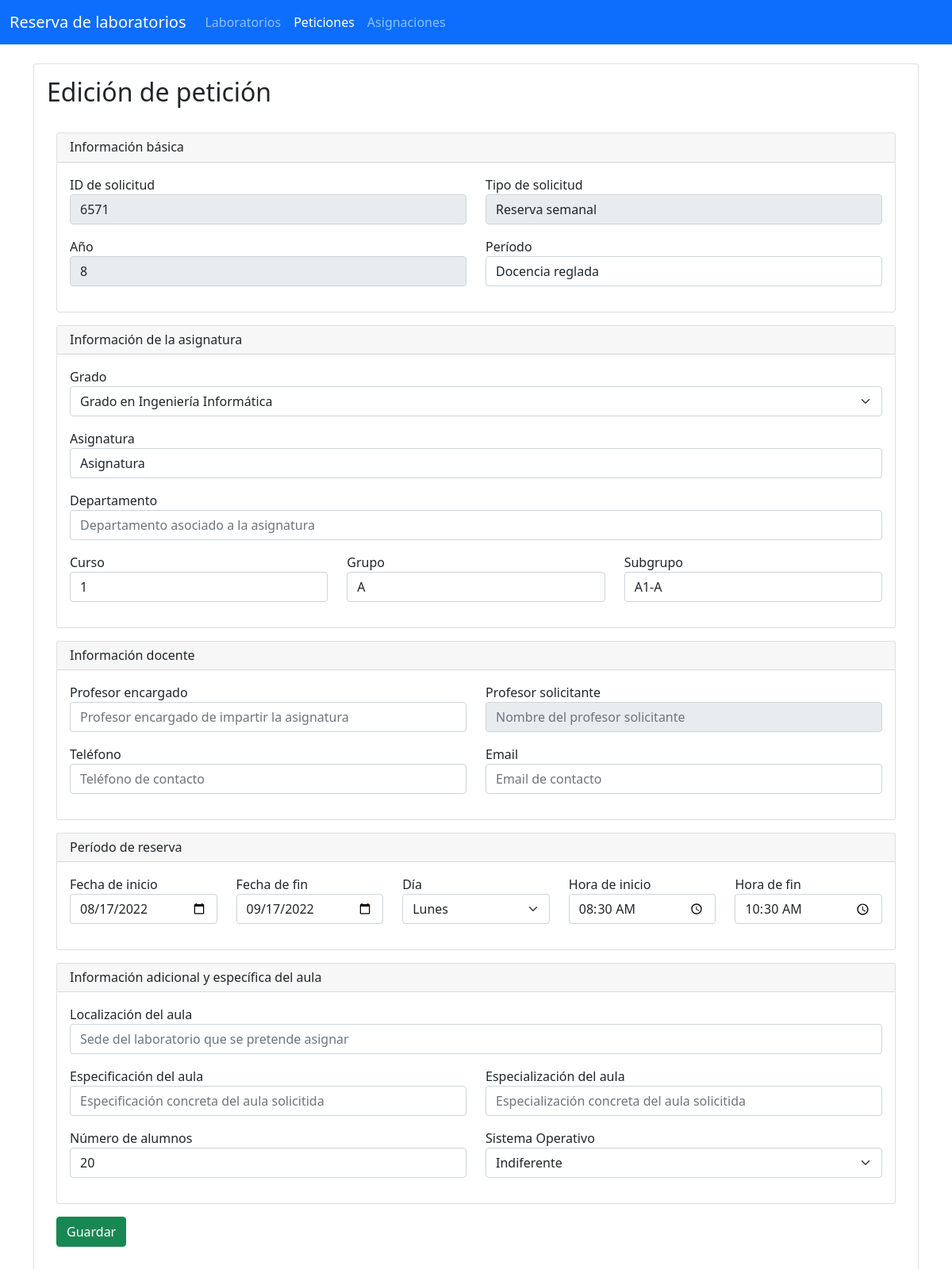
/requests/editRequest/17146f5c72534c3bae4ac899ec1d769e, run on the app's committed database.
### Aplicaciones/request_class/models.py (models this page shows, shortened)
class RequestClass(models.Model):
    key = models.UUIDField(primary_key=True, default=uuid.uuid4, help_text="ID unique for the request")
    code = models.IntegerField(default=0000)
    typ =  models.CharField(max_length=100)
    preference = models.CharField(max_length=100)
    location = models.CharField(max_length=150)
    specification = models.CharField(max_length=100)
    num_alum = models.IntegerField(default=0)
    s_o = models.CharField(max_length=20)
    specialization = models.CharField(max_length=100)
    start_date = models.DateField()
    end_date = models.DateField()
    start_hour = models.TimeField()
    end_hour = models.TimeField()
    alternative_day = models.CharField(max_length=50)
    sender = models.ForeignKey(Teacher, on_delete=models.CASCADE,null=False, related_name='%(class)s_requests_sender')
    imparter = models.ForeignKey(Teacher, on_delete=models.CASCADE,related_name='%(class)s_requests_teacher')
    per = models.ForeignKey(Period, on_delete=models.CASCADE)
    s_g = models.ForeignKey(SmallGroup, on_delete=models.CASCADE)

### Aplicaciones/period/models.py (models this page shows, shortened)
class Period(models.Model):
    id = models.UUIDField(primary_key=True, default=uuid.uuid4, help_text="ID unique for the period")
    year = models.CharField(max_length=4)
    typ = models.CharField(max_length=100, help_text="Cuatrimestre, examanes...")

### Aplicaciones/small_group/models.py (models this page shows, shortened)
class SmallGroup(models.Model):
    id = models.UUIDField(primary_key=True, default=uuid.uuid4, help_text="ID unique for the small group")
    subject = models.CharField(max_length=100)
    grade =  models.IntegerField(default=5)
    letter = models.CharField(max_length=1)
    code = models.CharField(max_length=4)
    degree= models.CharField(max_length=100)

### Aplicaciones/request_class/views.py (the view)
# urls.py: path('editRequest/<key>', views.editRequest),
def editRequest(request, key):
    request_class = RequestClass.objects.get(key=key)
    return render(request, "editRequest.html", {"r": request_class, request_class.s_o + "_sel": "selected",
                                                request_class.s_g.degree[-3] + "_sel": "selected", request_class.alternative_day[0:2] + "_sel": "selected"})

### Aplicaciones/request_class/templates/editRequest.html (shortened to what this page needs)
{% extends "./plantilla.html" %}
{% block navbar_peticiones %} active {% endblock %}
{% block body %}
<br>
<div>
    <div class="card mb-3">
        <div class="card-body">
            <h2>Edición de petición</h2>
            <div class="container py-4">
                <form action="updateRequest/" method="POST"> {% csrf_token %}
                    <div class="card mb-3">
                        <h6 class="card-header">Información básica</h6>
                        <div class="card-body">
                            <div class="row mb-3">
                                <div class="col">
                                    <label for="code_request">ID de solicitud</label>
                                    <input type="number" id="code_request" name="code_request" class="form-control"
                                        readonly value="{{r.code}}">
                                </div>
                                <div class="col">
                                    <label for="typ">Tipo de solicitud</label>
                                    <input type="text" id="typ" name="typ" value="{{r.typ}}" readonly
                                        class="form-control">
                                </div>
                            </div>
                            <div class="row mb-3">
                                <div class="col">
                                    <label for="year">Año</label>
                                    <input type="text" id="year" name="year" class="form-control" readonly
                                        value="{{r.per.year}}">
                                </div>
                                <div class="col">
                                    <label for="name_period">Período</label>
                                    <input type="text" id="name_period" name="name_period" value="{{r.per.typ}}"
                                        class="form-control">
                                </div>
                            </div>
                        </div>
                    </div>
                    <div class="card mb-3">
                        <h6 class="card-header">Información de la asignatura</h6>
                        <div class="card-body">
                            <div class="form-group mb-3">
                                <label for="degree">Grado</label>
                                <select class="form-select" name="degree" id="degree">
                                    <option value="Grado en Ingeniería Informática" {{ica_sel}}>Grado en Ingeniería
                                        Informática
                                    </option>
                                </select>
                            </div>
                            <div class="form-group mb-3">
                                <label for="subject">Asignatura</label>
                                <input type="text" id="subject" name="subject" class="form-control"
                                    placeholder="Nombre de la asignatura que imparte" value="{{r.s_g.subject}}"
                                    required>
                            </div>
                            <div class="form-group mb-3">
                                <label for="department">Departamento</label>
                                <input type="text" id="department" name="department" class="form-control"
                                    placeholder="Departamento asociado a la asignatura"
                                    value="{{r.imparter.department}}" required>
                            </div>
                            <div class="row mb-3">
                                <div class="col">
                                    <label for="grade">Curso</label>
                                    <input type="number" id="grade" name="grade" class="form-control"
                                        placeholder="Número de curso" min="1" max="4" required value="{{r.s_g.grade}}">
                                </div>
                                <div class="col">
                                    <label for="letter">Grupo</label>
                                    <input type="text" id="letter" name="letter" class="form-control"
                                        placeholder="Letra de grupo" value="{{r.s_g.letter}}" required>
                                </div>
                                <div class="col">
                                    <label for="group">Subgrupo</label>
                                    <input type="text" id="group" name="group" class="form-control"
                                        placeholder="Posible subgrupo" value="{{r.s_g.code}}">
                                </div>
                            </div>
                        </div>
                    </div>
                    <div class="card mb-3">
                        <h6 class="card-header">Información docente</h6>
                        <div class="card-body">
                            <div class="row mb-3">
                                <div class="col">
                                    <label for="name_teacher">Profesor encargado</label>
                                    <input type="text" id="name_teacher" name="name_teacher" class="form-control"
                                        placeholder="Profesor encargado de impartir la asignatura"
                                        value="{{r.imparter.name}}" required>
                                </div>
                                <div class="col">
                                    <label for="name_sender">Profesor solicitante</label>
                                    <input type="text" id="name_sender" name="name_sender" class="form-control" readonly
                                        placeholder="Nombre del profesor solicitante" value="{{r.sender.name}}"
                                        required>
                                </div>
                            </div>
                            <div class="row mb-3">
                                <div class="col">
                                    <label for="phone">Teléfono</label>
                                    <input type="phone" id="phone" name="phone" class="form-control"
                                        placeholder="Teléfono de contacto" value="{{r.imparter.phone}}" required>
                                </div>
                                <div class="col">
                                    <label for="email">Email</label>
                                    <input type="email" id="email" name="email" class="form-control"
                                        placeholder="Email de contacto" value="{{r.imparter.email}}" required>
                                </div>
                            </div>
                        </div>
                    </div>
                    <div class="card mb-3">
                        <h6 class="card-header">Período de reserva</h6>
                        <div class="card-body">
                            <div class="row mb-3">
                                <div class="col">
                                    <label for="start_date">Fecha de inicio</label>
                                    <input type="date" id="start_date" name="start_date" class="form-control"
                                        value="{{r.start_date |date:'Y-m-d'}}" required>
                                </div>
                                <div class="col">
                                    <label for="end_date">Fecha de fin</label>
                                    <input type="date" id="end_date" name="end_date" class="form-control"
                                        value="{{r.end_date |date:'Y-m-d'}}" required>
                                </div>
                                <div class="col">
                                    <label for="alternative_day">Día</label>
                                    <select class="form-select" name="alternative_day" id="alternative_day">
                                        <option value="Lunes" {{Lu_sel}}>Lunes</option>
                                    </select>
                                </div>
                                <div class="col">
                                    <label for="start_hour">Hora de inicio</label>
                                    <input type="time" id="start_hour" name="start_hour" class="form-control"
                                        value="{{r.start_hour|time:'H:i'}}" required>
                                </div>
                                <div class="col">
                                    <label for="end_hour">Hora de fin</label>
                                    <input type="time" id="end_hour" name="end_hour" class="form-control"
                                        value="{{r.end_hour|time:'H:i'}}" required>
                                </div>
                            </div>
                        </div>
                    </div>
                    <div class="card mb-3">
                        <h6 class="card-header">Información adicional y específica del aula</h6>
                        <div class="card-body">
                            <div class="form-group mb-3">
                                <label for="location">Localización del aula</label>
                                <input type="text" id="location" name="location" class="form-control"
                                    placeholder="Sede del laboratorio que se pretende asignar" value="{{r.location}}">
                            </div>
                            <div class="row mb-3">
                                <div class="col">
                                    <label for="specification">Especificación del aula</label>
                                    <input type="text" id="specification" name="specification" class="form-control"
                                        placeholder="Especificación concreta del aula solicitida"
                                        value="{{r.specification}}">
                                </div>
                                <div class="col">
                                    <label for="specialization">Especialización del aula</label>
                                    <input type="text" id="specialization" name="specialization" class="form-control"
                                        placeholder="Especialización concreta del aula solicitida"
                                        value="{{r.specialization}}">
                                </div>
                            </div>
                            <div class="row mb-3">
                                <div class="col">
                                    <label for="num_alum">Número de alumnos</label>
                                    <input type="number" id="num_alum" name="num_alum" class="form-control"
                                        placeholder="Número de alumnos previstos o matriculados" min="1"
                                        value="{{r.num_alum}}" required>
                                </div>
                                <div class="col">
                                    <label for="s_o">Sistema Operativo</label>
                                    <select class="form-select" name="s_o" id="s_o">
                                        <option value="Indiferente" {{Indiferente_sel}}>Indiferente</option>
                                    </select>
                                </div>
                            </div>
                        </div>
                    </div>
                    <div class="form-group">
                        <button type="submit" class="btn btn-success btn-block text-white">
                            Guardar</button>
                    </div>
                </form>
            </div>
        </div>
    </div>
</div>
{% endblock %}

### data on the page
RequestClass: code_request "6571", typ "Reserva semanal", year "8", name_period "Docencia reglada", subject "Asignatura", grade "1", letter "A", group "A1-A", start_date "08/17/2022", end_date "09/17/2022", start_hour "08:30", end_hour "10:30", num_alum "20"
